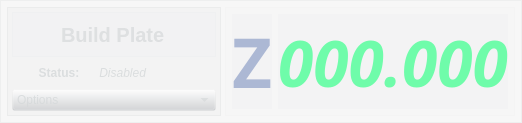
           <widget class="QFrame" name="frame_21">
            <property name="minimumSize">
             <size>
              <width>0</width>
              <height>110</height>
             </size>
            </property>
            <property name="maximumSize">
             <size>
              <width>16777215</width>
              <height>125</height>
             </size>
            </property>
            <property name="styleSheet">
             <string notr="true">background: rgba(212,215,217,24);
</string>
            </property>
            <property name="frameShape">
             <enum>QFrame::StyledPanel</enum>
            </property>
            <property name="frameShadow">
             <enum>QFrame::Raised</enum>
            </property>
            <layout class="QHBoxLayout" name="horizontalLayout_20">
             <property name="spacing">
              <number>4</number>
             </property>
             <property name="leftMargin">
              <number>6</number>
             </property>
             <property name="topMargin">
              <number>6</number>
             </property>
             <property name="rightMargin">
              <number>6</number>
             </property>
             <property name="bottomMargin">
              <number>6</number>
             </property>
             <item>
              <widget class="QFrame" name="frame_24">
               <property name="frameShape">
                <enum>QFrame::StyledPanel</enum>
               </property>
               <property name="frameShadow">
                <enum>QFrame::Raised</enum>
               </property>
               <layout class="QVBoxLayout" name="verticalLayout_25">
                <property name="spacing">
                 <number>4</number>
                </property>
                <property name="leftMargin">
                 <number>4</number>
                </property>
                <property name="topMargin">
                 <number>4</number>
                </property>
                <property name="rightMargin">
                 <number>4</number>
                </property>
                <property name="bottomMargin">
                 <number>4</number>
                </property>
                <item>
                 <widget class="QFrame" name="frame_27">
                  <property name="styleSheet">
                   <string notr="true">background:rgba(212,215,217,10);
</string>
                  </property>
                  <property name="frameShape">
                   <enum>QFrame::StyledPanel</enum>
                  </property>
                  <property name="frameShadow">
                   <enum>QFrame::Raised</enum>
                  </property>
                  <layout class="QHBoxLayout" name="horizontalLayout_21">
                   <property name="spacing">
                    <number>4</number>
                   </property>
                   <property name="leftMargin">
                    <number>4</number>
                   </property>
                   <property name="topMargin">
                    <number>4</number>
                   </property>
                   <property name="rightMargin">
                    <number>4</number>
                   </property>
                   <property name="bottomMargin">
                    <number>4</number>
                   </property>
                   <item alignment="Qt::AlignLeft">
                    <widget class="QPushButton" name="pushButton_2">
                     <property name="sizePolicy">
                      <sizepolicy hsizetype="Preferred" vsizetype="Preferred">
                       <horstretch>0</horstretch>
                       <verstretch>0</verstretch>
                      </sizepolicy>
                     </property>
                     <property name="minimumSize">
                      <size>
                       <width>28</width>
                       <height>32</height>
                      </size>
                     </property>
                     <property name="baseSize">
                      <size>
                       <width>32</width>
                       <height>32</height>
                      </size>
                     </property>
                     <property name="styleSheet">
                      <string notr="true">background:none;
color: rgba(212,215,217,100)</string>
                     </property>
                     <property name="text">
                      <string/>
                     </property>
                     <property name="icon">
                      <iconset resource="icons.qrc">
                       <normaloff>:/icons/icons/toggle-off1.png</normaloff>
                       <normalon>:/icons/icons/toggle-on1.png</normalon>:/icons/icons/toggle-off1.png</iconset>
                     </property>
                     <property name="iconSize">
                      <size>
                       <width>34</width>
                       <height>22</height>
                      </size>
                     </property>
                     <property name="checkable">
                      <bool>true</bool>
                     </property>
                     <property name="flat">
                      <bool>true</bool>
                     </property>
                    </widget>
                   </item>
                   <item alignment="Qt::AlignHCenter">
                    <widget class="QLabel" name="label_39">
                     <property name="minimumSize">
                      <size>
                       <width>150</width>
                       <height>32</height>
                      </size>
                     </property>
                     <property name="maximumSize">
                      <size>
                       <width>16777215</width>
                       <height>16777215</height>
                      </size>
                     </property>
                     <property name="font">
                      <font>
                       <pointsize>15</pointsize>
                       <weight>75</weight>
                       <bold>true</bold>
                      </font>
                     </property>
                     <property name="styleSheet">
                      <string notr="true">background:none;
color: rgba(212,215,217,180)</string>
                     </property>
                     <property name="inputMethodHints">
                      <set>Qt::ImhNoEditMenu</set>
                     </property>
                     <property name="text">
                      <string>Build Plate </string>
                     </property>
                     <property name="alignment">
                      <set>Qt::AlignLeading|Qt::AlignLeft|Qt::AlignVCenter</set>
                     </property>
                    </widget>
                   </item>
                  </layout>
                 </widget>
                </item>
                <item>
                 <layout class="QHBoxLayout" name="horizontalLayout_40">
                  <property name="spacing">
                   <number>0</number>
                  </property>
                  <item>
                   <widget class="QPushButton" name="pushButton_10">
                    <property name="maximumSize">
                     <size>
                      <width>20</width>
                      <height>16777215</height>
                     </size>
                    </property>
                    <property name="styleSheet">
                     <string notr="true">background:none;</string>
                    </property>
                    <property name="text">
                     <string/>
                    </property>
                    <property name="icon">
                     <iconset resource="icons.qrc">
                      <normaloff>:/icons/icons/redbutton.png</normaloff>:/icons/icons/redbutton.png</iconset>
                    </property>
                    <property name="flat">
                     <bool>true</bool>
                    </property>
                   </widget>
                  </item>
                  <item>
                   <widget class="QLabel" name="label_45">
                    <property name="minimumSize">
                     <size>
                      <width>0</width>
                      <height>24</height>
                     </size>
                    </property>
                    <property name="maximumSize">
                     <size>
                      <width>64</width>
                      <height>24</height>
                     </size>
                    </property>
                    <property name="font">
                     <font>
                      <weight>75</weight>
                      <bold>true</bold>
                     </font>
                    </property>
                    <property name="styleSheet">
                     <string notr="true">background: none;
color: rgba(212,215,217,200)</string>
                    </property>
                    <property name="text">
                     <string>  Status:</string>
                    </property>
                   </widget>
                  </item>
                  <item>
                   <widget class="QLabel" name="label_71">
                    <property name="minimumSize">
                     <size>
                      <width>0</width>
                      <height>24</height>
                     </size>
                    </property>
                    <property name="maximumSize">
                     <size>
                      <width>16777215</width>
                      <height>24</height>
                     </size>
                    </property>
                    <property name="font">
                     <font>
                      <weight>50</weight>
                      <italic>true</italic>
                      <bold>false</bold>
                     </font>
                    </property>
                    <property name="styleSheet">
                     <string notr="true">background: none;
color: rgba(212,215,217,200)</string>
                    </property>
                    <property name="text">
                     <string> Disabled</string>
                    </property>
                   </widget>
                  </item>
                 </layout>
                </item>
                <item>
                 <widget class="QComboBox" name="comboBox_2">
                  <property name="styleSheet">
                   <string notr="true">background:rgba(212,215,217,10);
color:rgba(212,215,217,200)</string>
                  </property>
                  <item>
                   <property name="text">
                    <string>Options</string>
                   </property>
                  </item>
                 </widget>
                </item>
               </layout>
              </widget>
             </item>
             <item>
              <widget class="QFrame" name="frame_28">
               <property name="minimumSize">
                <size>
                 <width>280</width>
                 <height>0</height>
                </size>
               </property>
               <property name="styleSheet">
                <string notr="true">background: rgba(212,215,217,8);
</string>
               </property>
               <property name="frameShape">
                <enum>QFrame::StyledPanel</enum>
               </property>
               <property name="frameShadow">
                <enum>QFrame::Raised</enum>
               </property>
               <layout class="QHBoxLayout" name="horizontalLayout_27">
                <property name="leftMargin">
                 <number>6</number>
                </property>
                <property name="topMargin">
                 <number>6</number>
                </property>
                <property name="rightMargin">
                 <number>6</number>
                </property>
                <property name="bottomMargin">
                 <number>6</number>
                </property>
                <item>
                 <widget class="QLabel" name="label_54">
                  <property name="maximumSize">
                   <size>
                    <width>66</width>
                    <height>16777215</height>
                   </size>
                  </property>
                  <property name="font">
                   <font>
                    <family>.SF NS Display Condensed</family>
                    <pointsize>52</pointsize>
                    <weight>75</weight>
                    <italic>false</italic>
                    <bold>true</bold>
                   </font>
                  </property>
                  <property name="styleSheet">
                   <string notr="true">background: rgba(212,215,217,16);
color: rgba(141,158,198,180)</string>
                  </property>
                  <property name="text">
                   <string>Z</string>
                  </property>
                  <property name="alignment">
                   <set>Qt::AlignCenter</set>
                  </property>
                  <property name="margin">
                   <number>-1</number>
                  </property>
                 </widget>
                </item>
                <item>
                 <widget class="QLabel" name="label_55">
                  <property name="font">
                   <font>
                    <family>.SF NS Display Condensed</family>
                    <pointsize>48</pointsize>
                    <weight>75</weight>
                    <italic>true</italic>
                    <bold>true</bold>
                   </font>
                  </property>
                  <property name="styleSheet">
                   <string notr="true">background: rgba(212,215,217,16);
color: rgba(55,255,139, 180)</string>
                  </property>
                  <property name="text">
                   <string>000.000</string>
                  </property>
                  <property name="alignment">
                   <set>Qt::AlignCenter</set>
                  </property>
                 </widget>
                </item>
               </layout>
              </widget>
             </item>
            </layout>
           </widget>
